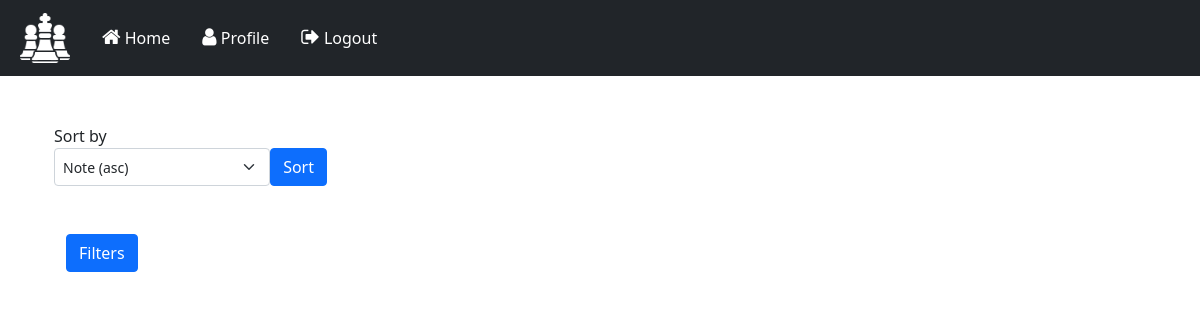
/game/ (signed in), run on an earlier commit of the app's database.
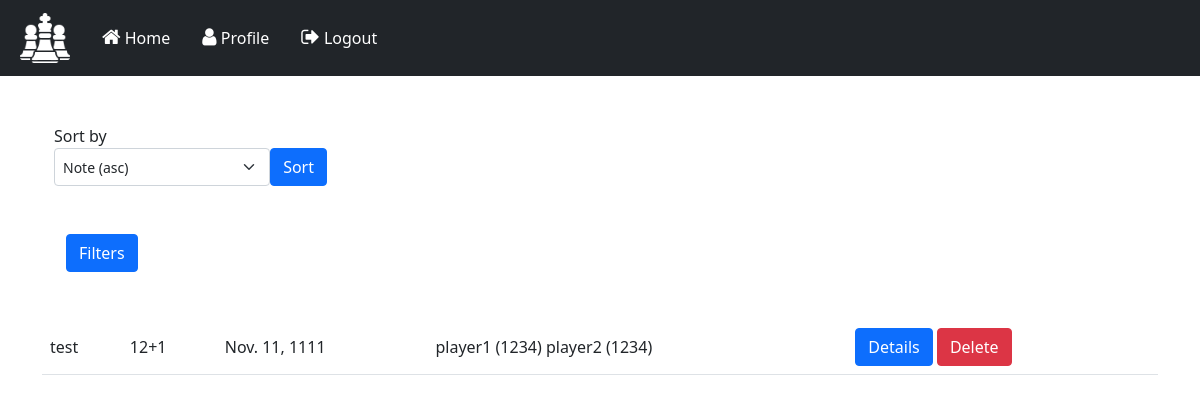
And on a later commit of the database.
### archive/models.py (models this page shows, shortened)
class ChessGame(models.Model):
    user = models.ForeignKey(User, on_delete=models.CASCADE, default=0)
    game_time = models.ForeignKey(GameTime, on_delete=models.CASCADE, default=0)
    note = models.TextField()
    game_date = models.DateField()

class GameTime(models.Model):
    game_time = models.IntegerField()
    time_increment = models.IntegerField()

class PlayerDetail(models.Model):
    rate = models.IntegerField()
    color = models.CharField(max_length=6, choices=COLORS, default='white')
    player = models.ForeignKey(ChessPlayer, on_delete=models.CASCADE, default=0)
    game = models.ForeignKey(ChessGame, on_delete=models.CASCADE, default=0)

class ChessPlayer(models.Model):
    name = models.CharField(max_length=255)

### archive/views.py (the view, shortened to what this page needs)
# urls.py: path('game/', GameList.as_view(template_name='list.html'), name='list'),
class GameList(generic.ListView, LoginRequiredMixin):
    model = ChessGame
    def get_queryset(self):
        player_name = self.request.GET.get('player_name', False)
        date_from = self.request.GET.get('date_from', False)
        date_to = self.request.GET.get('date_to', False)
        ranking_from = self.request.GET.get('ranking_from', False)
        ranking_to = self.request.GET.get('ranking_to', False)
        game_time = self.request.GET.get('game_time', False)
        first_move = self.request.GET.get('first_move', False)
        selected_option = self.request.GET.get('sorting_options', False)
        games = super().get_queryset().filter(user=self.request.user)
        if player_name:
            games = games.filter(playerdetail__player__name=player_name)
        if date_from:
            games = games.filter(game_date__gte=date_from)
        if date_to:
            games = games.filter(game_date__lte=date_to)
        if ranking_from:
            games = games.filter(playerdetail__rate__gte=ranking_from)
        if ranking_to:
            games = games.filter(playerdetail__rate__lte=ranking_to)
        if game_time:
            games = games.filter(game_time__game_time=game_time)
        if first_move:
            games = games.filter(movement__move_nr=1, movement__white_move=first_move)
        return games

### archive/templates/list.html (shortened to what this page needs)
{% extends 'layout.html' %}
{% load static %}
{% block content %}
{% if user.is_authenticated %}
<div class="container d-flex justify-content-center flex-column">
  <div class="col-md-3 my-5">
      <label for="sorting_options">Sort by</label>
      <form method="get" action="{% url 'list' %}" class=" d-flex">
        <select id="sorting_options" name="sorting_options" class="form-select form-select-sm mr-3">
          <option value="note" selected>Note (asc)</option>
        </select>
        <button class="btn btn-primary" type="submit">Sort</button>
      </form>
  </div>
  <div class="mb-5 container">
    <button class="btn btn-primary" type="button" data-bs-toggle="collapse" data-bs-target="#filters" aria-expanded="false" aria-controls="collapseExample">
      Filters
    </button>
  </div>
</div>
<table class="table align-middle">
  <tbody>
    {% for game in object_list %}
      <tr>
        <td>{{ game.note }}</td>
        <td>{{ game.game_time.game_time }}+{{ game.game_time.time_increment }}</td>
        <td>{{ game.game_date }}</td>
        <td>
          {% for player_detail in game.playerdetail_set.all %}
            {{ player_detail.player.name }} ({{ player_detail.rate }})
          {% endfor %}
        </td>
        <td>
          <a class="btn btn-primary" href="{% url 'details' pk=game.id %}" role="button">Details</a>
          <a class="btn btn-danger" href="{% url 'delete-game' game.id %}" role="button">Delete</a>
        </td>
      </tr>
    {% endfor %}
  </tbody>
</table>
{% else %}
<div class="container text-center">
    <h2 class="text-center">You are not logged in</h2>
    <a href="{% url 'login' %}">Log In</a>
</div>
{% endif %}
{% endblock %}

What changed in the data, as far as the page shows it:
added ChessGame: note "test", game_time.game_time "12", game_time.time_increment "1", game_date "Nov. 11, 1111"
added PlayerDetail: player.name "player1", rate "1234"
added PlayerDetail: player.name "player2", rate "1234"
